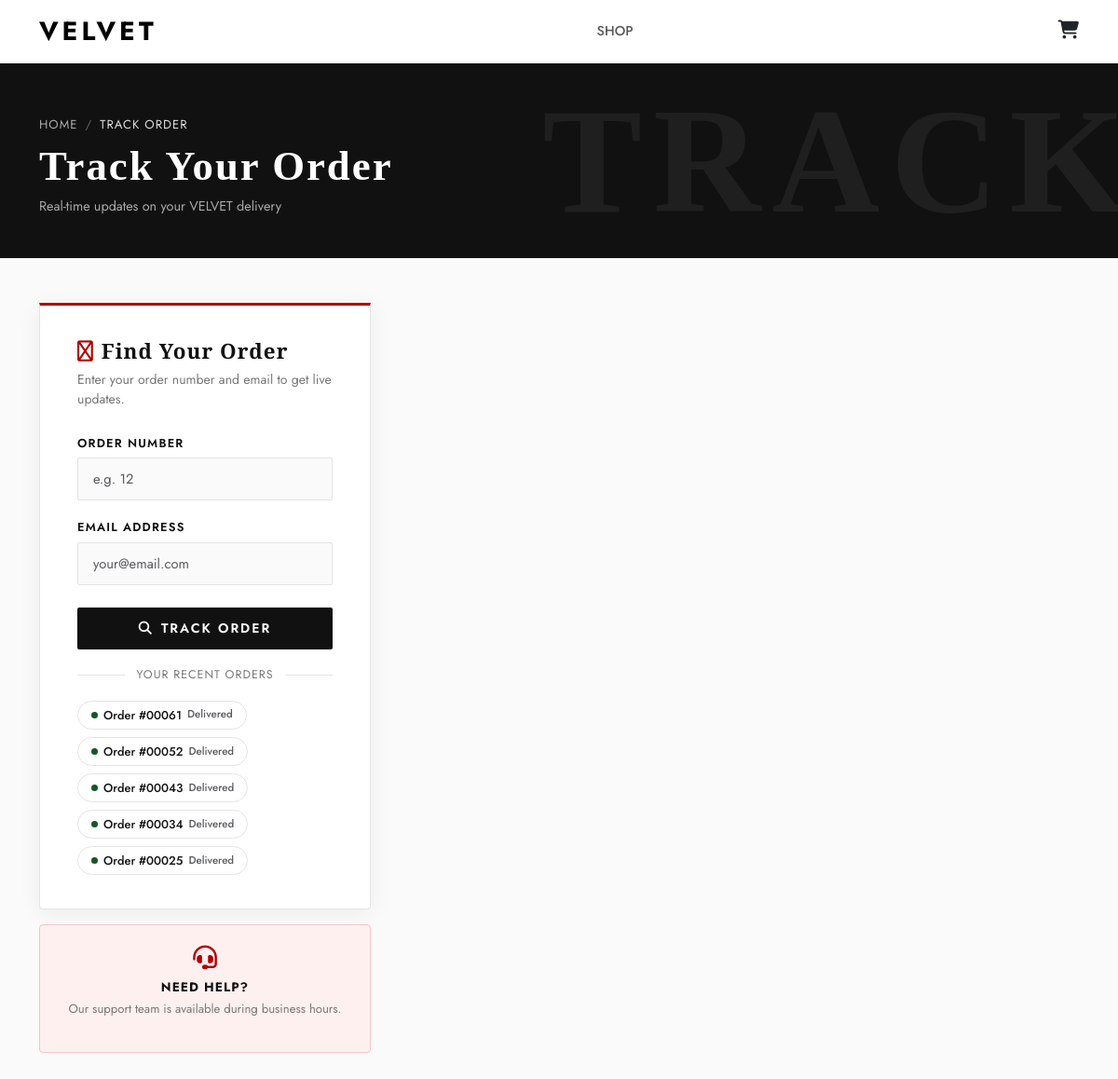
The page /order-tracking.php (signed in) on the database its author committed.
### tables this page shows
CREATE TABLE `orders` (
  `id` int(11) NOT NULL,
  `user_id` int(11) NOT NULL,
  `address_id` int(11) DEFAULT NULL,
  `coupon_id` int(11) DEFAULT NULL,
  `status` enum('pending','confirmed','processing','shipped','delivered','cancelled') NOT NULL DEFAULT 'pending',
  `payment_method` enum('COD','VISA') NOT NULL DEFAULT 'COD',
  `payment_status` enum('pending','paid','failed') NOT NULL DEFAULT 'pending',
  `subtotal` decimal(10,2) NOT NULL,
  `discount_amount` decimal(10,2) NOT NULL DEFAULT 0.00,
  `shipping_fee` decimal(10,2) NOT NULL DEFAULT 0.00,
  `total_amount` decimal(10,2) NOT NULL,
  `notes` text DEFAULT NULL,
  `ordered_at` timestamp NOT NULL DEFAULT current_timestamp(),
  `updated_at` timestamp NOT NULL DEFAULT current_timestamp() ON UPDATE current_timestamp()
);

### auth.php (called while the page is built, shortened)
<?php
function isLoggedIn(): bool {
    return isset($_SESSION['user_id']);
}

### order-tracking.php (the view, shortened to what this page needs)
<?php
include 'dbconnect.php';
include 'auth.php';
$isLoggedIn = isLoggedIn();
$user_id    = currentUserId();
$my_orders = [];
if ($isLoggedIn) {
    $mos = $pdo->prepare("
        SELECT id, status, ordered_at, total_amount
        FROM orders WHERE user_id = ? ORDER BY ordered_at DESC LIMIT 10
    ");
    $mos->execute([$user_id]);
    $my_orders = $mos->fetchAll();
}
?>
<!DOCTYPE html>
<html lang="en">
<head>
    <link href="https://cdn.jsdelivr.net/npm/bootstrap@5.3.0/dist/css/bootstrap.min.css" rel="stylesheet">
    <link rel="stylesheet" href="https://cdnjs.cloudflare.com/ajax/libs/font-awesome/6.4.0/css/all.min.css">
    <link href="order-tracking.css" rel="stylesheet">
</head>
<body>
<nav class="navbar navbar-expand-lg navbar-light bg-white sticky-top shadow-sm">
    <div class="container">
        <a class="navbar-brand fw-bold fs-3" href="index.php">VELVET</a>
        <div class="collapse navbar-collapse" id="navbarNav">
            <ul class="navbar-nav mx-auto">
                <li class="nav-item"><a class="nav-link" href="shop.php">Shop</a></li>
            </ul>
            <div class="d-flex align-items-center gap-3">
                <?php if ($isLoggedIn): ?>
                <a href="shopping%20bag.php" class="text-dark"><i class="fa-solid fa-cart-shopping fs-5"></i></a>
                <?php endif; ?>
            </div>
        </div>
    </div>
</nav>
<div class="page-banner">
    <div class="container">
        <nav aria-label="breadcrumb">
            <ol class="breadcrumb">
                <li class="breadcrumb-item"><a href="index.php">Home</a></li>
                <li class="breadcrumb-item active">Track Order</li>
            </ol>
        </nav>
        <h1 class="mt-2">Track Your Order</h1>
        <p class="mb-0" style="color:#aaa;font-size:.9rem;">Real-time updates on your VELVET delivery</p>
    </div>
</div>
<main class="container py-5">
    <div class="row g-4 justify-content-center">
        <div class="col-lg-4 col-md-5">
            <div class="lookup-card">
                <h5><i class="fa-regular fa-magnifying-glass me-2" style="color:var(--red)"></i>Find Your Order</h5>
                <p class="sub">Enter your order number and email to get live updates.</p>
                <div class="mb-3">
                    <label class="form-label">Order Number</label>
                    <input type="number" class="form-control" id="orderInput" placeholder="e.g. 12" min="1">
                </div>
                <div class="mb-4">
                    <label class="form-label">Email Address</label>
                    <input type="email" class="form-control" id="emailInput" placeholder="your@email.com">
                </div>
                <button class="btn-track" onclick="trackOrder()">
                    <i class="fas fa-search me-2"></i>Track Order
                </button>
                <?php if ($isLoggedIn && !empty($my_orders)): ?>
                <div class="divider-or"><span>your recent orders</span></div>
                <div class="sample-chips">
                    <?php foreach ($my_orders as $mo):
                        $statusColors = ['pending'=>'#856404','confirmed'=>'#055160','processing'=>'#856404','shipped'=>'#0c5460','delivered'=>'#155724','cancelled'=>'#721c24'];
                        $col = $statusColors[$mo['status']] ?? '#333';
                    ?>
                    <span class="order-chip"
                          onclick="quickLoad(<?= $mo['id'] ?>)"
                          title="₪<?= number_format($mo['total_amount'],2) ?> — <?= date('M j, Y', strtotime($mo['ordered_at'])) ?>">
                        <span class="chip-dot" style="background:<?= $col ?>"></span>
                        Order #<?= str_pad($mo['id'],5,'0',STR_PAD_LEFT) ?>
                        <span class="text-muted" style="font-size:.72rem;"><?= ucfirst($mo['status']) ?></span>
                    </span>
                    <?php endforeach; ?>
                </div>
                <?php endif; ?>
            </div>
            <div class="help-card mt-3">
                <i class="fas fa-headset d-block"></i>
                <h6>Need Help?</h6>
                <p>Our support team is available during business hours.</p>
            </div>
        </div>
        <div class="col-lg-8 col-md-7">
        </div>
    </div>
</main>
</body>
</html>

### order-tracking.css (style rules this page uses)
:root { --red: #b30000; --red-dark: #8a0000; --red-pale: #fff0f0; --ink: #111111; --muted: #777; --border: #e4e4e4; --bg: #fafafa; --white: #ffffff; --success: #1a7a4a; --success-pale: #e8f5ee; --track-done: #b30000; --track-active: #b30000; --track-pending: #d9d9d9; }
* { box-sizing: border-box; }
body { font-family: 'Jost',sans-serif; background: var(--bg); color: var(--ink); min-height: 100vh; }
.navbar-brand { letter-spacing: 4px; font-weight: 700; font-size: 1.5rem; }
.nav-link { font-weight: 500; text-transform: uppercase; font-size: 0.9rem; padding: 0 15px !important; }
.page-banner { background: var(--ink); color: var(--white); padding: 56px 0 44px; position: relative; overflow: hidden; }
.page-banner::before { content: 'TRACK'; position: absolute; right: -20px; top: 50%; transform: translateY(-50%); font-family:serif; font-size: 10rem; font-weight: 700; opacity: 0.06; letter-spacing: 12px; color: var(--white); pointer-events: none; white-space: nowrap; }
.page-banner h1 { font-family: serif; font-size: 2.8rem; font-weight: 600; letter-spacing: 2px; margin-bottom: 6px; }
.page-banner .breadcrumb { background: none; padding: 0; margin: 0; font-size: 0.82rem; letter-spacing: 1px; text-transform: uppercase; }
.page-banner .breadcrumb-item a { color: #aaa; text-decoration: none; }
.page-banner .breadcrumb-item.active { color: #ddd; }
.page-banner .breadcrumb-item + .breadcrumb-item::before { color: #666; }
.lookup-card { background: var(--white); border: 1px solid var(--border); border-top: 3px solid var(--red); border-radius: 0 0 4px 4px; padding: 36px 40px; box-shadow: 0 4px 24px rgba(0,0,0,0.06); }
.lookup-card h5 { font-family: 'Cormorant Garamond', serif; font-size: 1.4rem; font-weight: 600; letter-spacing: 1px; margin-bottom: 6px; }
.lookup-card p.sub { color: var(--muted); font-size: 0.88rem; margin-bottom: 24px; }
.form-label { font-size: 0.8rem; font-weight: 600; letter-spacing: 1.2px; text-transform: uppercase; color: var(--ink); margin-bottom: 6px; }
.form-control { border: 1px solid var(--border); border-radius: 2px; padding: 11px 16px; font-size: 0.92rem; color: var(--ink); background: var(--bg); transition: border-color 0.2s, box-shadow 0.2s; }
.btn-track { background: var(--ink); color: var(--white); border: none; border-radius: 2px; padding: 12px 32px; font-size: 0.88rem; font-weight: 600; letter-spacing: 2px; text-transform: uppercase; cursor: pointer; transition: background 0.22s, transform 0.15s; width: 100%; }
.divider-or { display: flex; align-items: center; color: var(--muted); font-size: 0.78rem; letter-spacing: 1px; text-transform: uppercase; margin: 18px 0; }
.divider-or::before, .divider-or::after { content: ''; flex: 1; height: 1px; background: var(--border); }
.divider-or span { padding: 0 12px; }
.sample-chips { display: flex; flex-wrap: wrap; gap: 8px; }
.order-chip { display: inline-flex; align-items: center; gap: 6px; border: 1px solid var(--border); border-radius: 20px; padding: 5px 14px; font-size: 0.8rem; font-weight: 500; cursor: pointer; background: var(--white); color: var(--ink); transition: all 0.18s; }
.order-chip .chip-dot { width: 7px; height: 7px; border-radius: 50%; flex-shrink: 0; }
.help-card { background: var(--red-pale); border: 1px solid #f5c6c6; border-radius: 4px; padding: 22px 24px; text-align: center; }
.help-card i { color: var(--red); font-size: 1.6rem; margin-bottom: 10px; }
.help-card h6 { font-size: 0.85rem; font-weight: 700; letter-spacing: 1px; text-transform: uppercase; margin-bottom: 6px; }
.help-card p { font-size: 0.82rem; color: var(--muted); margin-bottom: 14px; }

### rows shown on the page
orders: id "00061", status "Delivered"
orders: id "00052", status "Delivered"
orders: id "00043", status "Delivered"
orders: id "00034", status "Delivered"
orders: id "00025", status "Delivered"
